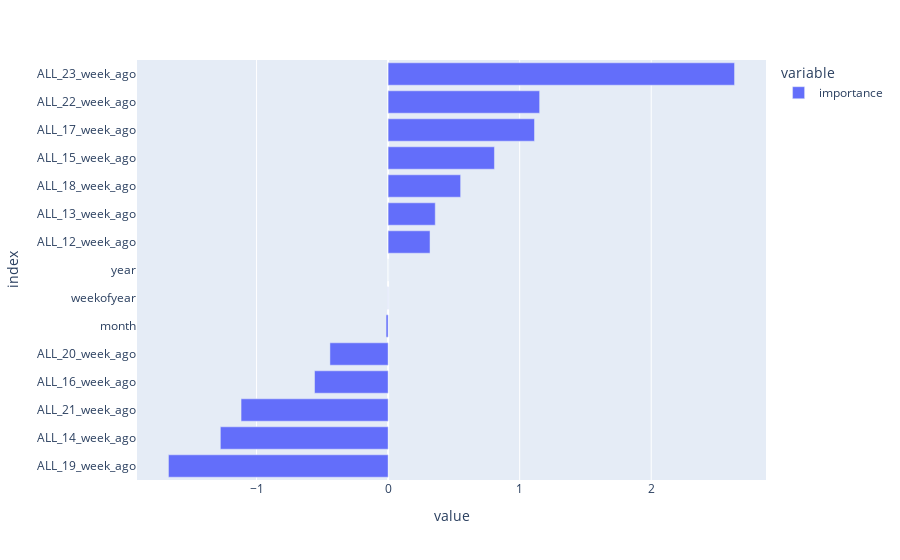

Source (notebook cell):
### Code cell
%%time

train_last_date = df_gr.index[-1]
X_train = X[X.index <= train_last_date]
y_train = y[y.index <= train_last_date]
print(X_train.shape, y_train.shape)

model = trainXGBoost(X_train, y_train)

fi = pd.DataFrame(model.coef_, index=X_train.columns, columns=['importance']).sort_values('importance')
px.bar(fi, orientation='h')

### Figure 1 — Plotly figure (JSON) as saved in the notebook; plotly's stock layout.template omitted (floating-point values rounded to 4 significant figures)
{"data": [{"alignmentgroup": "True", "hovertemplate": "variable=importance<br>value=%{x}<br>index=%{y}<extra></extra>", "legendgroup": "importance", "marker": {"color": "#636efa", "pattern": {"shape": ""}}, "name": "importance", "offsetgroup": "importance", "orientation": "h", "showlegend": true, "textposition": "auto", "type": "bar", "x": [-1.67, -1.275, -1.118, -0.5593, -0.4423, -0.0155, -0.001801, -1.852e-05, 0.3187, 0.3584, 0.5512, 0.8082, 1.113, 1.152, 2.634], "xaxis": "x", "y": ["ALL_19_week_ago", "ALL_14_week_ago", "ALL_21_week_ago", "ALL_16_week_ago", "ALL_20_week_ago", "month", "weekofyear", "year", "ALL_12_week_ago", "ALL_13_week_ago", "ALL_18_week_ago", "ALL_15_week_ago", "ALL_17_week_ago", "ALL_22_week_ago", "ALL_23_week_ago"], "yaxis": "y"}], "layout": {"autosize": true, "barmode": "relative", "legend": {"title": {"text": "variable"}, "tracegroupgap": 0}, "margin": {"t": 60}, "xaxis": {"anchor": "y", "autorange": true, "domain": [0, 1], "range": [-1.909, 2.873], "title": {"text": "value"}, "type": "linear"}, "yaxis": {"anchor": "x", "autorange": true, "domain": [0, 1], "range": [-0.5, 14.5], "title": {"text": "index"}, "type": "category"}}}
